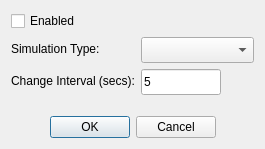
<?xml version="1.0" encoding="UTF-8"?>
<ui version="4.0">
 <class>DialogCoilSimulation</class>
 <widget class="QDialog" name="DialogCoilSimulation">
  <property name="geometry">
   <rect>
    <x>0</x>
    <y>0</y>
    <width>265</width>
    <height>149</height>
   </rect>
  </property>
  <property name="windowTitle">
   <string>Coil Simulation</string>
  </property>
  <layout class="QVBoxLayout" name="verticalLayout">
   <item>
    <widget class="QCheckBox" name="checkBoxEnabled">
     <property name="text">
      <string>Enabled</string>
     </property>
    </widget>
   </item>
   <item>
    <layout class="QFormLayout" name="formLayout">
     <item row="0" column="0">
      <widget class="QLabel" name="labelSimulationType">
       <property name="text">
        <string>Simulation Type:</string>
       </property>
      </widget>
     </item>
     <item row="0" column="1">
      <widget class="SimulationModeComboBox" name="comboBoxSimulationType"><property name="minimumSize"><size><width>0</width><height>26</height></size></property></widget>
     </item>
     <item row="1" column="1">
      <widget class="NumericLineEdit" name="lineEditInterval">
       <property name="sizePolicy">
        <sizepolicy hsizetype="Fixed" vsizetype="Fixed">
         <horstretch>0</horstretch>
         <verstretch>0</verstretch>
        </sizepolicy>
       </property><property name="minimumSize"><size><width>0</width><height>26</height></size></property>
       <property name="maximumSize">
        <size>
         <width>80</width>
         <height>16777215</height>
        </size>
       </property>
       <property name="text">
        <string>5</string>
       </property>
      </widget>
     </item>
     <item row="1" column="0">
      <widget class="QLabel" name="labelInterval">
       <property name="text">
        <string>Change Interval (secs):</string>
       </property>
      </widget>
     </item>
    </layout>
   </item>
   <item>
    <widget class="QDialogButtonBox" name="buttonBox">
     <property name="orientation">
      <enum>Qt::Horizontal</enum>
     </property>
     <property name="standardButtons">
      <set>QDialogButtonBox::Cancel|QDialogButtonBox::Ok</set>
     </property>
     <property name="centerButtons">
      <bool>true</bool>
     </property>
    </widget>
   </item>
  </layout>
 </widget>
 <customwidgets>
  <customwidget>
   <class>NumericLineEdit</class>
   <extends>QLineEdit</extends>
   <header>numericlineedit.h</header>
  </customwidget>
  <customwidget>
   <class>SimulationModeComboBox</class>
   <extends>QComboBox</extends>
   <header>simulationmodecombobox.h</header>
  </customwidget>
 </customwidgets>
 <resources />
 <connections>
  <connection>
   <sender>buttonBox</sender>
   <signal>accepted()</signal>
   <receiver>DialogCoilSimulation</receiver>
   <slot>accept()</slot>
   <hints>
    <hint type="sourcelabel">
     <x>248</x>
     <y>254</y>
    </hint>
    <hint type="destinationlabel">
     <x>157</x>
     <y>274</y>
    </hint>
   </hints>
  </connection>
  <connection>
   <sender>buttonBox</sender>
   <signal>rejected()</signal>
   <receiver>DialogCoilSimulation</receiver>
   <slot>reject()</slot>
   <hints>
    <hint type="sourcelabel">
     <x>316</x>
     <y>260</y>
    </hint>
    <hint type="destinationlabel">
     <x>286</x>
     <y>274</y>
    </hint>
   </hints>
  </connection>
 </connections>
</ui>
